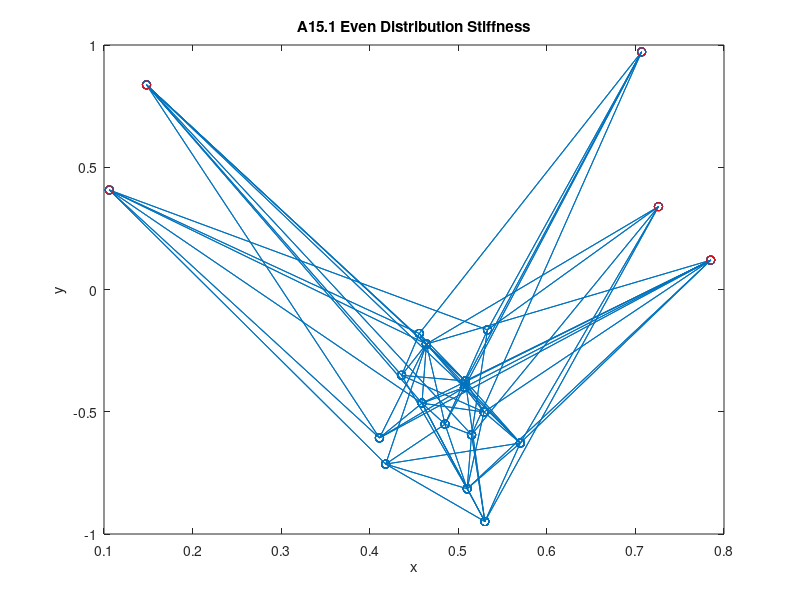

This figure's MATLAB source:
% EE364a final 2008.
% Data file for optimal design of a tensile structure.

n = 20;

N = 85;

A = [0 0 0 0 0 0 0 0 0 0 0 0 0 0 1 1 0 0 0 0 0 0 0 0 0 0 0 0 0 0 0 0 0 0 0 0 0 0 0 0 0 0 0 0 0 0 0 -1 0 0 0 -1 0 0 0 0 0 0 0 0 0 0 0 0 0 0 0 0 0 0 0 0 0 0 0 1 0 -1 0 0 0 0 0 0 0 ;
0 0 0 0 1 0 0 0 0 0 0 0 1 0 0 0 0 0 0 1 0 0 0 0 0 0 0 0 0 0 0 1 0 0 0 0 0 0 0 1 0 0 0 0 0 0 0 0 -1 0 0 0 0 0 0 0 0 0 -1 0 0 0 0 0 0 0 0 0 0 0 0 0 0 0 0 0 0 0 0 0 0 0 0 0 0 ;
0 -1 0 1 0 0 0 0 0 0 0 0 0 0 0 0 0 1 0 0 0 0 0 0 1 0 0 0 0 0 0 0 0 0 0 0 0 0 0 0 0 0 0 0 0 0 0 0 0 0 0 0 0 0 -1 0 0 0 0 0 0 0 0 0 0 1 0 0 0 0 -1 0 0 0 0 0 0 0 0 0 0 0 0 0 0 ;
0 0 0 0 0 0 0 0 1 0 0 1 0 0 0 0 0 0 0 0 0 0 0 0 0 0 -1 0 0 0 0 0 -1 0 0 0 -1 0 0 0 0 0 0 0 0 0 0 0 0 0 0 0 0 0 0 0 1 0 0 0 0 0 0 0 0 0 0 0 0 0 0 0 0 0 0 0 0 0 0 0 0 0 -1 1 0 ;
0 0 0 0 0 0 1 0 0 0 0 0 0 0 0 0 0 0 0 0 0 0 0 0 0 0 0 0 0 1 0 0 0 0 0 0 0 0 0 0 0 0 0 0 0 0 0 0 0 0 -1 0 0 0 0 0 0 0 0 -1 0 0 0 0 0 0 0 0 0 0 0 1 0 0 0 0 0 0 0 0 0 0 0 0 -1 ;
0 0 0 0 0 0 0 0 0 -1 0 0 0 0 0 0 0 0 0 0 0 0 0 0 0 0 0 0 0 0 1 0 0 0 0 0 0 0 1 0 0 0 0 0 0 0 0 0 0 0 0 0 0 0 0 -1 0 0 0 0 0 0 0 0 0 0 0 0 1 0 0 0 0 0 0 -1 0 0 0 0 -1 0 0 0 0 ;
0 0 0 0 0 0 0 0 0 0 0 0 0 0 0 0 0 0 0 0 0 0 0 0 0 0 0 0 0 0 0 0 0 0 0 1 0 0 0 0 0 0 0 0 0 0 0 0 0 0 0 0 -1 0 0 0 0 0 1 0 0 0 0 0 0 0 0 0 0 0 0 0 1 1 0 0 0 0 0 0 0 1 0 0 0 ;
0 0 0 0 0 0 0 0 0 0 0 0 0 0 0 0 0 0 0 0 0 0 -1 0 0 0 0 0 0 0 0 0 0 0 0 0 0 0 0 0 0 0 0 0 1 0 0 0 0 0 0 0 0 1 0 0 0 0 0 0 0 0 0 -1 0 -1 0 0 0 0 0 0 0 -1 0 0 0 0 0 0 0 0 0 0 1 ;
0 1 0 0 0 0 0 0 0 0 0 0 0 0 0 0 0 0 0 0 0 0 0 0 0 0 0 0 -1 0 0 0 0 0 1 0 1 1 0 -1 0 0 -1 0 0 0 -1 0 0 1 0 0 0 0 0 1 0 0 0 0 0 -1 0 0 0 0 0 0 0 0 0 0 0 0 0 0 0 0 1 0 0 0 0 0 0 ;
0 0 0 0 0 0 0 0 -1 0 0 0 0 0 0 0 0 0 0 -1 0 0 0 0 0 1 0 0 0 0 0 0 0 -1 0 0 0 0 0 0 0 0 0 1 0 0 1 0 0 0 0 0 0 0 0 0 0 -1 0 0 0 0 0 0 0 0 0 1 0 0 0 -1 0 0 0 0 0 0 0 0 0 0 0 0 0 ;
0 0 0 0 0 0 -1 0 0 0 0 0 0 0 0 0 0 -1 0 0 0 0 0 0 0 0 0 0 0 0 0 0 0 0 0 0 0 0 0 0 0 0 0 0 0 0 0 1 0 0 1 0 0 0 0 0 0 0 0 0 0 0 0 0 1 0 -1 0 0 -1 0 0 0 0 0 0 0 0 0 0 0 0 0 0 0 ;
0 0 0 0 0 0 0 0 0 0 0 0 0 0 0 0 0 0 0 0 0 0 0 0 0 -1 0 0 0 0 0 -1 0 0 0 0 0 -1 0 0 0 0 0 0 0 0 0 0 0 0 0 0 0 0 0 0 0 0 0 0 0 0 -1 0 0 0 0 0 0 0 1 0 0 0 0 0 0 0 0 0 0 0 1 0 0 ;
0 0 0 0 0 0 0 1 0 0 0 0 0 0 0 0 1 0 1 0 0 0 0 0 0 0 1 0 0 0 0 0 0 0 0 -1 0 0 -1 0 0 0 0 0 0 0 0 0 0 -1 0 0 0 0 0 0 0 0 0 0 -1 1 0 0 0 0 0 0 0 0 0 0 0 0 0 0 1 0 0 -1 0 0 0 0 0 ;
1 0 0 0 0 0 0 0 0 0 0 0 0 0 0 0 0 0 0 0 0 0 0 0 0 0 0 0 0 0 0 0 0 0 0 0 0 0 0 0 -1 0 0 0 0 0 0 0 1 0 0 1 0 0 0 0 0 0 0 1 1 0 0 0 0 0 0 0 0 1 0 0 0 0 0 0 0 0 0 0 1 0 0 0 0 ;
0 0 -1 0 0 0 0 -1 0 1 0 0 0 -1 0 0 0 0 0 0 0 0 0 0 -1 0 0 1 0 0 0 0 0 0 0 0 0 0 0 0 0 0 0 0 0 0 0 0 0 0 0 0 0 0 1 0 0 0 0 0 0 0 0 0 0 0 0 0 0 0 0 0 0 0 1 0 0 0 0 1 0 0 0 0 0 ;
0 0 0 0 -1 0 0 0 0 0 -1 -1 0 0 0 0 0 0 0 0 1 0 0 0 0 0 0 0 0 -1 0 0 0 0 0 0 0 0 0 0 0 0 0 0 -1 -1 0 0 0 0 0 0 0 0 0 0 0 0 0 0 0 0 0 1 0 0 0 0 -1 0 0 0 0 0 0 0 0 0 0 0 0 -1 0 0 0 ;
0 0 0 0 0 0 0 0 0 0 0 0 0 0 0 0 0 0 -1 0 -1 0 0 1 0 0 0 0 0 0 0 0 0 0 -1 0 0 0 0 0 0 0 1 -1 0 0 0 0 0 0 0 0 1 0 0 0 -1 0 0 0 0 0 0 0 0 0 0 0 0 0 0 0 0 0 0 0 0 0 0 0 0 0 0 0 0 ;
0 0 1 -1 0 -1 0 0 0 0 0 0 -1 0 0 -1 0 0 0 0 0 -1 1 0 0 0 0 0 1 0 0 0 1 0 0 0 0 0 0 0 0 1 0 0 0 1 0 0 0 0 0 0 0 -1 0 0 0 0 0 0 0 0 1 0 0 0 0 -1 0 0 0 0 -1 0 0 0 0 0 0 0 0 0 0 0 0 ;
0 0 0 0 0 1 0 0 0 0 1 0 0 0 -1 0 0 0 0 0 0 0 0 -1 0 0 0 0 0 0 -1 0 0 1 0 0 0 0 0 0 0 0 0 0 0 0 0 0 0 0 0 0 0 0 0 0 0 0 0 0 0 0 0 0 0 0 0 0 0 0 0 0 0 0 -1 0 -1 1 0 0 0 0 0 -1 0 ;
-1 0 0 0 0 0 0 0 0 0 0 0 0 1 0 0 -1 0 0 0 0 1 0 0 0 0 0 -1 0 0 0 0 0 0 0 0 0 0 0 0 1 -1 0 0 0 0 0 0 0 0 0 0 0 0 0 0 0 1 0 0 0 0 0 0 -1 0 1 0 0 0 0 0 0 0 0 0 0 0 -1 0 0 0 0 0 0 ;
];

p = 5;

g = 9.800;

x_fixed = [0.726
0.148
0.106
0.785
0.707
];

y_fixed = [0.339
0.837
0.407
0.120
0.972
];

m = [0.265
0.633
0.187
0.456
0.689
0.814
0.204
0.264
0.380
0.614
0.515
0.941
0.758
0.930
0.650
0.638
0.151
0.010
0.745
0.238
];

k_tot = 200;

% Mass x-coordinates for uniform stiffness allocation.
x_unif = [0.726
0.148
0.106
0.785
0.707
0.530
0.436
0.456
0.459
0.507
0.533
0.411
0.510
0.515
0.418
0.508
0.529
0.464
0.570
0.485
];

% Mass y-coordinates for uniform stiffness allocation.
y_unif = [0.339
0.837
0.407
0.120
0.972
-0.949
-0.351
-0.180
-0.465
-0.400
-0.165
-0.607
-0.815
-0.594
-0.714
-0.374
-0.501
-0.223
-0.628
-0.551
];

%%%%%%%%%%%%%%%%%%%%%%%%%%%%%%%%%%%%%%%%%%%%%%%%%%%%%%%%%%%%%%%
% Plotting code.

% The following code plots the tensile structure with evenly distributed
% stiffness.

k_unif = (k_tot/N)*ones(N,1);
ind_ex = find(k_unif < 1e-2); %do not show springs with k < 1e-2
Aadj = A(:,setdiff(1:N,ind_ex));
Aadj2 = double(Aadj*Aadj'-diag(diag(Aadj*Aadj')) ~= 0);
figure(3)
gplot(Aadj2,[x_unif y_unif],'o-');
hold on
plot(x_fixed,y_fixed,'ro');
xlabel('x'); ylabel('y');
title('A15.1 Even Distribution Stiffness')
hold off

% Use the following code to plot your optimized structure.
% Here k_opt is the optimum stiffness profile and x_opt, y_opt the
% corresponding mass coordinates

%ind_ex = find(k_opt < 1e-2); %do not show springs with k < 1e-2
%Aadj = A(:,setdiff(1:N,ind_ex));
%Aadj2 = double(Aadj*Aadj'-diag(diag(Aadj*Aadj')) ~= 0);
%figure
%gplot(Aadj2,[x_opt y_opt],'o-');
%hold on
%plot(x_fixed,y_fixed,'ro');
%xlabel('x'); ylabel('y');
%hold off
